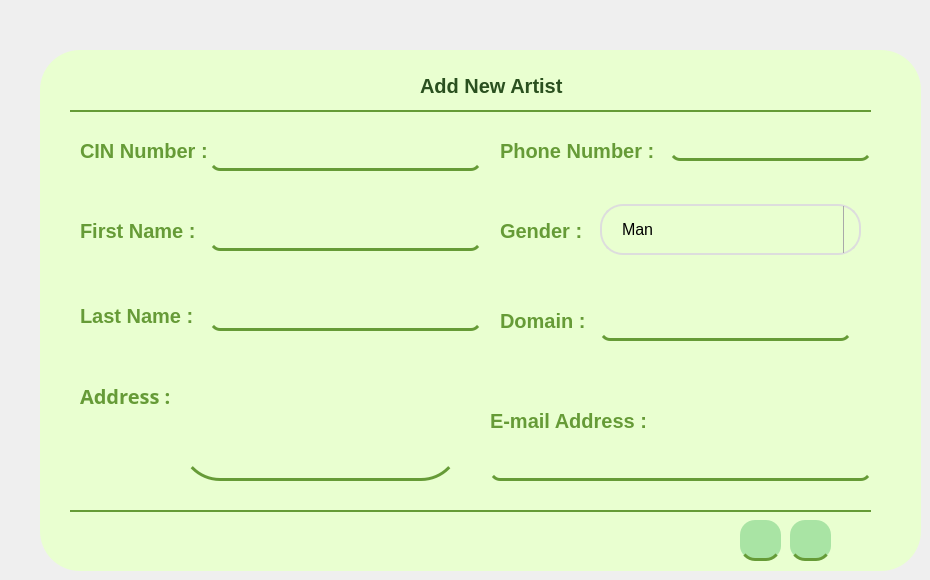
        <widget class="QWidget" name="page_8">
         <property name="styleSheet">
          <string notr="true">#page_8 {
background: rgba(0, 0, 0, 0.0);

}</string>
         </property>
         <widget class="QWidget" name="widget_20" native="true">
          <property name="geometry">
           <rect>
            <x>40</x>
            <y>50</y>
            <width>881</width>
            <height>521</height>
           </rect>
          </property>
          <property name="styleSheet">
           <string notr="true">QWidget
{background-color:#E9FFD0;
border-radius: 40px;}</string>
          </property>
          <widget class="QLabel" name="description_3">
           <property name="geometry">
            <rect>
             <x>40</x>
             <y>320</y>
             <width>171</width>
             <height>51</height>
            </rect>
           </property>
           <property name="font">
            <font>
             <family>Athiti</family>
             <pointsize>-1</pointsize>
             <weight>87</weight>
             <italic>false</italic>
             <bold>true</bold>
            </font>
           </property>
           <property name="styleSheet">
            <string notr="true">color: rgb(102, 155, 55);
font-family: 'Athiti';
font-style: normal;
font-weight: 700;
font-size: 20px;
background-color: none;</string>
           </property>
           <property name="text">
            <string>Address :</string>
           </property>
          </widget>
          <widget class="QLineEdit" name="id_val_5">
           <property name="geometry">
            <rect>
             <x>170</x>
             <y>90</y>
             <width>271</width>
             <height>31</height>
            </rect>
           </property>
           <property name="maximumSize">
            <size>
             <width>16777215</width>
             <height>16777215</height>
            </size>
           </property>
           <property name="font">
            <font>
             <pointsize>10</pointsize>
            </font>
           </property>
           <property name="cursor">
            <cursorShape>BusyCursor</cursorShape>
           </property>
           <property name="styleSheet">
            <string notr="true">QLineEdit
{
  border-bottom-color: rgb(170, 0, 0);
border:none;
background-color: rgba(247, 188, 85, 0);
border-bottom:3px solid #669B37;
  border-radius: 10px;
}</string>
           </property>
          </widget>
          <widget class="QLineEdit" name="nom_val_5">
           <property name="geometry">
            <rect>
             <x>170</x>
             <y>170</y>
             <width>271</width>
             <height>31</height>
            </rect>
           </property>
           <property name="font">
            <font>
             <pointsize>10</pointsize>
            </font>
           </property>
           <property name="styleSheet">
            <string notr="true">QLineEdit
{
   border-bottom-color: rgb(170, 0, 0);
border:none;
background-color: rgba(247, 188, 85, 0);
border-bottom:3px solid #669B37;
    border-radius: 10px;
  
}</string>
           </property>
          </widget>
          <widget class="QPushButton" name="ajouterArt_14">
           <property name="geometry">
            <rect>
             <x>750</x>
             <y>470</y>
             <width>41</width>
             <height>41</height>
            </rect>
           </property>
           <property name="styleSheet">
            <string notr="true">QPushButton{/* Rectangle 9 */

position: absolute;
width: 1200px;
height: 649px;

background: #A9E4A4;
border: none;

/* Events */

position: absolute;
width: 63px;
height: 32px;

font-family: 'Athiti';
font-style: normal;
font-weight: 700;
font-size: 20px;
line-height: 32px;
/* identical to box height */
text-align: center;

color: #2A501F;
border-radius:15px;
border-bottom:3px solid #669B37;
}

QPushButton:hover{
position: absolute;
width: 185px;
height: 56px;

background: #8BD086;
box-shadow: 0px 4px 4px rgba(0, 0, 0, 0.25);
}</string>
           </property>
           <property name="text">
            <string/>
           </property>
           <property name="icon">
            <iconset resource="resources.qrc">
             <normaloff>:/images/images/save.png</normaloff>:/images/images/save.png</iconset>
           </property>
           <property name="iconSize">
            <size>
             <width>20</width>
             <height>20</height>
            </size>
           </property>
          </widget>
          <widget class="QPushButton" name="supprimer_20">
           <property name="geometry">
            <rect>
             <x>700</x>
             <y>470</y>
             <width>41</width>
             <height>41</height>
            </rect>
           </property>
           <property name="styleSheet">
            <string notr="true">QPushButton{/* Rectangle 9 */

position: absolute;
width: 1200px;
height: 649px;

background: #A9E4A4;
border: none;

/* Events */

position: absolute;
width: 63px;
height: 32px;

font-family: 'Athiti';
font-style: normal;
font-weight: 700;
font-size: 20px;
line-height: 32px;
/* identical to box height */
text-align: center;

color: #2A501F;
border-radius:15px;
border-bottom:3px solid #669B37;
}

QPushButton:hover{
position: absolute;
width: 185px;
height: 56px;

background: #8BD086;
box-shadow: 0px 4px 4px rgba(0, 0, 0, 0.25);
}</string>
           </property>
           <property name="text">
            <string/>
           </property>
           <property name="icon">
            <iconset resource="resources.qrc">
             <normaloff>:/images/images/clear.png</normaloff>:/images/images/clear.png</iconset>
           </property>
           <property name="iconSize">
            <size>
             <width>30</width>
             <height>30</height>
            </size>
           </property>
          </widget>
          <widget class="QLabel" name="ID_3">
           <property name="geometry">
            <rect>
             <x>40</x>
             <y>90</y>
             <width>141</width>
             <height>21</height>
            </rect>
           </property>
           <property name="styleSheet">
            <string notr="true">color: rgb(102, 155, 55);
font-family: 'Athiti';
font-style: normal;
font-weight: 700;
font-size: 20px;
background-color: none;</string>
           </property>
           <property name="text">
            <string>CIN Number :</string>
           </property>
          </widget>
          <widget class="QLabel" name="Nom_3">
           <property name="geometry">
            <rect>
             <x>40</x>
             <y>170</y>
             <width>141</width>
             <height>21</height>
            </rect>
           </property>
           <property name="styleSheet">
            <string notr="true">color: rgb(102, 155, 55);
font-family: 'Athiti';
font-style: normal;
font-weight: 700;
font-size: 20px;
background-color: none;</string>
           </property>
           <property name="text">
            <string>First Name :</string>
           </property>
          </widget>
          <widget class="QLabel" name="Nb_Emp_3">
           <property name="geometry">
            <rect>
             <x>460</x>
             <y>90</y>
             <width>211</width>
             <height>21</height>
            </rect>
           </property>
           <property name="styleSheet">
            <string notr="true">color: rgb(102, 155, 55);
font-family: 'Athiti';
font-style: normal;
font-weight: 700;
font-size: 20px;
background-color: none;</string>
           </property>
           <property name="text">
            <string>Phone Number :</string>
           </property>
          </widget>
          <widget class="QLabel" name="lieux_3">
           <property name="geometry">
            <rect>
             <x>450</x>
             <y>360</y>
             <width>171</width>
             <height>21</height>
            </rect>
           </property>
           <property name="styleSheet">
            <string notr="true">color: rgb(102, 155, 55);
font-family: 'Athiti';
font-style: normal;
font-weight: 700;
font-size: 20px;
background-color: none;</string>
           </property>
           <property name="text">
            <string>E-mail Address :</string>
           </property>
          </widget>
          <widget class="QLabel" name="heure_debut_3">
           <property name="geometry">
            <rect>
             <x>40</x>
             <y>250</y>
             <width>121</width>
             <height>31</height>
            </rect>
           </property>
           <property name="styleSheet">
            <string notr="true">color: rgb(102, 155, 55);
font-family: 'Athiti';
font-style: normal;
font-weight: 700;
font-size: 20px;
background-color: none;</string>
           </property>
           <property name="text">
            <string>Last Name :</string>
           </property>
          </widget>
          <widget class="QLabel" name="label_174">
           <property name="geometry">
            <rect>
             <x>380</x>
             <y>20</y>
             <width>191</width>
             <height>31</height>
            </rect>
           </property>
           <property name="styleSheet">
            <string notr="true">color: #2A501F;
font-family: 'Athiti';
font-style: normal;
font-weight: 700;
font-size: 20px;
background-color: none;</string>
           </property>
           <property name="text">
            <string>Add New Artist</string>
           </property>
          </widget>
          <widget class="QLabel" name="label_product_21">
           <property name="geometry">
            <rect>
             <x>340</x>
             <y>20</y>
             <width>31</width>
             <height>31</height>
            </rect>
           </property>
           <property name="font">
            <font>
             <family>Athiti</family>
             <weight>75</weight>
             <italic>false</italic>
             <bold>true</bold>
            </font>
           </property>
           <property name="layoutDirection">
            <enum>Qt::LeftToRight</enum>
           </property>
           <property name="styleSheet">
            <string notr="true">#label {

font-family: 'Athiti';
font-style: normal;
font-weight: 700;
font-size: 20px;
line-height: 32px;
/* identical to box height */
text-align: center;

color: #2A501F;}</string>
           </property>
           <property name="text">
            <string/>
           </property>
           <property name="pixmap">
            <pixmap resource="resources.qrc">:/images/images/ajout.png</pixmap>
           </property>
           <property name="scaledContents">
            <bool>true</bool>
           </property>
          </widget>
          <widget class="Line" name="line_41">
           <property name="geometry">
            <rect>
             <x>30</x>
             <y>60</y>
             <width>801</width>
             <height>2</height>
            </rect>
           </property>
           <property name="styleSheet">
            <string notr="true">background-color:#669B37;
border-width: 1px;
border: 2px solid #669B37;
</string>
           </property>
           <property name="orientation">
            <enum>Qt::Horizontal</enum>
           </property>
          </widget>
          <widget class="Line" name="line_42">
           <property name="geometry">
            <rect>
             <x>30</x>
             <y>460</y>
             <width>801</width>
             <height>2</height>
            </rect>
           </property>
           <property name="styleSheet">
            <string notr="true">background-color:#669B37;
border-width: 1px;
border: 2px solid #669B37;
</string>
           </property>
           <property name="orientation">
            <enum>Qt::Horizontal</enum>
           </property>
          </widget>
          <widget class="QLabel" name="price_4">
           <property name="geometry">
            <rect>
             <x>460</x>
             <y>170</y>
             <width>101</width>
             <height>21</height>
            </rect>
           </property>
           <property name="styleSheet">
            <string notr="true">color: rgb(102, 155, 55);
font-family: 'Athiti';
font-style: normal;
font-weight: 700;
font-size: 20px;
background-color: none;</string>
           </property>
           <property name="text">
            <string>Gender :</string>
           </property>
          </widget>
          <widget class="QTextEdit" name="decription_val_3">
           <property name="geometry">
            <rect>
             <x>140</x>
             <y>330</y>
             <width>281</width>
             <height>101</height>
            </rect>
           </property>
           <property name="font">
            <font>
             <pointsize>10</pointsize>
            </font>
           </property>
           <property name="styleSheet">
            <string notr="true">QTextEdit

{
border-bottom-color: rgb(170, 0, 0);
border:none;
background-color: rgba(247, 188, 85, 0);
border-bottom:3px solid #669B37;
}</string>
           </property>
          </widget>
          <widget class="QLineEdit" name="lieux_val_3">
           <property name="geometry">
            <rect>
             <x>170</x>
             <y>250</y>
             <width>271</width>
             <height>31</height>
            </rect>
           </property>
           <property name="font">
            <font>
             <pointsize>10</pointsize>
            </font>
           </property>
           <property name="styleSheet">
            <string notr="true">QLineEdit
{
  border-bottom-color: rgb(170, 0, 0);
border:none;
background-color: rgba(247, 188, 85, 0);
border-bottom:3px solid #669B37;
  border-radius: 10px;
}</string>
           </property>
          </widget>
          <widget class="QLineEdit" name="nom_val_6">
           <property name="geometry">
            <rect>
             <x>450</x>
             <y>390</y>
             <width>381</width>
             <height>41</height>
            </rect>
           </property>
           <property name="font">
            <font>
             <pointsize>10</pointsize>
            </font>
           </property>
           <property name="styleSheet">
            <string notr="true">QLineEdit
{
   border-bottom-color: rgb(170, 0, 0);
border:none;
background-color: rgba(247, 188, 85, 0);
border-bottom:3px solid #669B37;
    border-radius: 10px;
  
}</string>
           </property>
          </widget>
          <widget class="QLineEdit" name="nom_val_7">
           <property name="geometry">
            <rect>
             <x>630</x>
             <y>80</y>
             <width>201</width>
             <height>31</height>
            </rect>
           </property>
           <property name="font">
            <font>
             <pointsize>10</pointsize>
            </font>
           </property>
           <property name="styleSheet">
            <string notr="true">QLineEdit
{
   border-bottom-color: rgb(170, 0, 0);
border:none;
background-color: rgba(247, 188, 85, 0);
border-bottom:3px solid #669B37;
    border-radius: 10px;
  
}</string>
           </property>
          </widget>
          <widget class="QComboBox" name="comboBox_7">
           <property name="geometry">
            <rect>
             <x>560</x>
             <y>154</y>
             <width>261</width>
             <height>51</height>
            </rect>
           </property>
           <property name="styleSheet">
            <string notr="true">QComboBox {
    padding: 12px 20px; /* Padding inside the text box */
    border: 2px solid #ddd; /* Base border color */
    border-radius: 23px; /* Rounded corners */
    font-size: 16px; /* Font size */
    box-shadow: 0 4px 6px rgba(0, 0, 0, 0.1); /* Subtle shadow for depth */
    transition: all 0.3s ease; /* Smooth transition for interactions */
    outline: none; /* Removing default focus outline */
}

QComboBox:editable {
    background: white;
}

QComboBox::drop-down {
    border: none;
    subcontrol-origin: padding;
    subcontrol-position: right;
    border-left-width: 1px;
    border-left-color: darkgray;
    border-left-style: solid; /* just a single line */
    border-top-right-radius: 3px; /* same radius as the QComboBox */
    border-bottom-right-radius: 3px;
}

QComboBox::down-arrow {
    image: url(:/images/images/down-arrow.png);
    width: 16px; /* largeur désirée */
    height: 16px; /* hauteur désirée */
}
</string>
           </property>
           <item>
            <property name="text">
             <string>Man</string>
            </property>
           </item>
           <item>
            <property name="text">
             <string>Woman</string>
            </property>
           </item>
           <item>
            <property name="text">
             <string>Other</string>
            </property>
           </item>
          </widget>
          <widget class="QLabel" name="price_5">
           <property name="geometry">
            <rect>
             <x>460</x>
             <y>260</y>
             <width>141</width>
             <height>21</height>
            </rect>
           </property>
           <property name="styleSheet">
            <string notr="true">color: rgb(102, 155, 55);
font-family: 'Athiti';
font-style: normal;
font-weight: 700;
font-size: 20px;
background-color: none;</string>
           </property>
           <property name="text">
            <string>Domain :</string>
           </property>
          </widget>
          <widget class="QLineEdit" name="nom_val_8">
           <property name="geometry">
            <rect>
             <x>560</x>
             <y>250</y>
             <width>251</width>
             <height>41</height>
            </rect>
           </property>
           <property name="font">
            <font>
             <pointsize>10</pointsize>
            </font>
           </property>
           <property name="styleSheet">
            <string notr="true">QLineEdit
{
   border-bottom-color: rgb(170, 0, 0);
border:none;
background-color: rgba(247, 188, 85, 0);
border-bottom:3px solid #669B37;
    border-radius: 10px;
  
}</string>
           </property>
          </widget>
         </widget>
        </widget>
